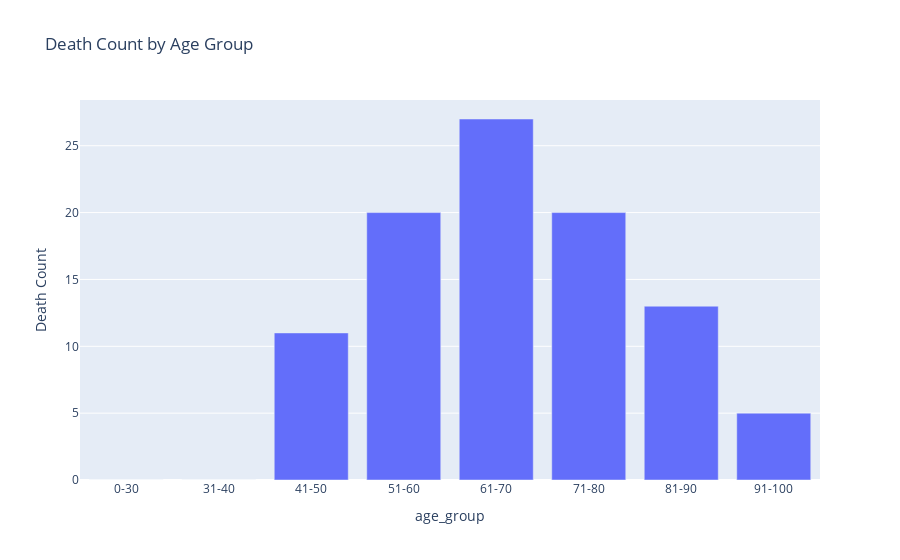

Write notebook code for a chart like this one.
### Code cell
bins = [0, 30, 40, 50, 60, 70, 80, 90, 100]
labels = ['0-30', '31-40', '41-50', '51-60', '61-70', '71-80', '81-90', '91-100']
df['age_group'] = pd.cut(df['age'], bins=bins, labels=labels, right=False)

death_counts = df[df['DEATH_EVENT'] == 1]['age_group'].value_counts().sort_index()

fig = px.bar(death_counts, x=death_counts.index, y=death_counts.values, labels={'x': 'Age Group', 'y': 'Death Count'}, title='Death Count by Age Group')
fig.show()

### Figure 1 — Plotly figure (JSON) as saved in the notebook; plotly's stock layout.template omitted (floating-point values rounded to 4 significant figures)
{"data": [{"alignmentgroup": "True", "hovertemplate": "age_group=%{x}<br>Death Count=%{y}<extra></extra>", "legendgroup": "", "marker": {"color": "#636efa", "pattern": {"shape": ""}}, "name": "", "offsetgroup": "", "orientation": "v", "showlegend": false, "textposition": "auto", "x": ["0-30", "31-40", "41-50", "51-60", "61-70", "71-80", "81-90", "91-100"], "xaxis": "x", "y": [0, 0, 11, 20, 27, 20, 13, 5], "yaxis": "y", "type": "bar"}], "layout": {"xaxis": {"anchor": "y", "domain": [0.0, 1.0], "title": {"text": "age_group"}}, "yaxis": {"anchor": "x", "domain": [0.0, 1.0], "title": {"text": "Death Count"}}, "legend": {"tracegroupgap": 0}, "title": {"text": "Death Count by Age Group"}, "barmode": "relative"}}
